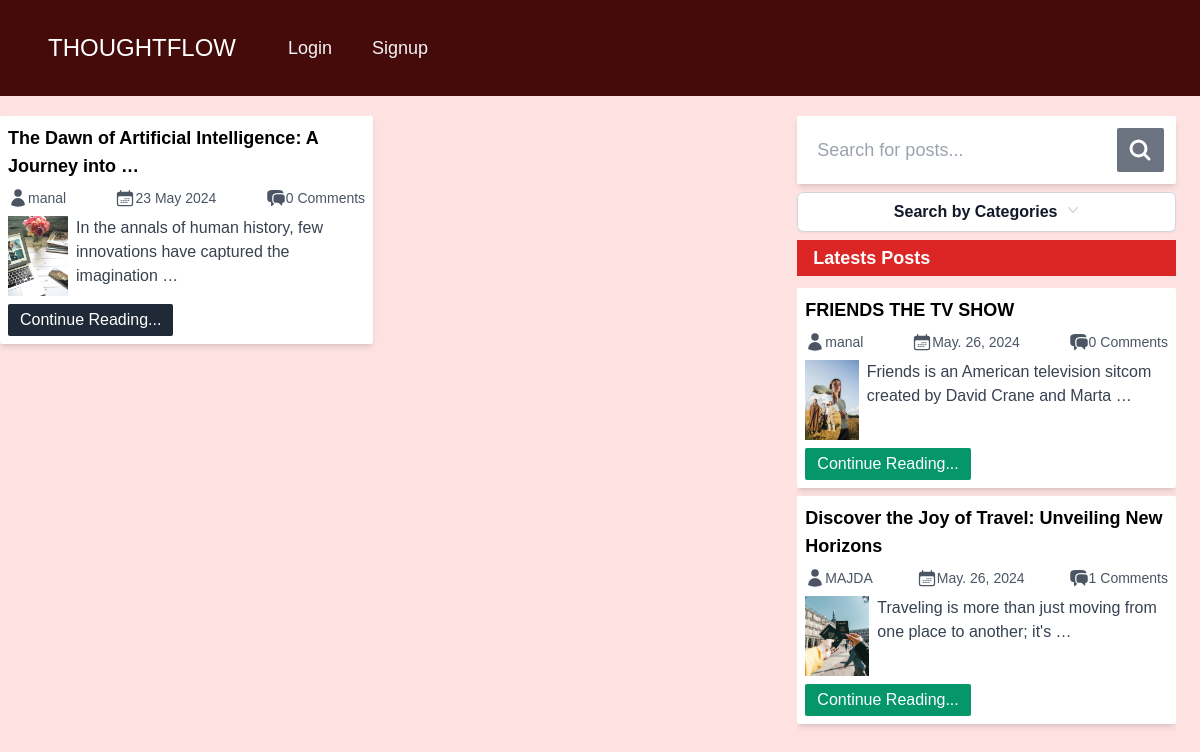
Page /posts/Technology/ on the committed database.
### base/models.py (models this page shows, shortened)
class Post(models.Model):
    id = models.UUIDField(primary_key=True, max_length=15, editable=False, default=uuid.uuid4)
    title = models.CharField(max_length=250)
    slug = models.SlugField(max_length=300, unique_for_date='created',
    null = True, blank=True)
    author = models.ForeignKey(User, on_delete=models.CASCADE)
    body = models.TextField()
    image = models.ImageField(upload_to='bg_img/', default='default_bg_img.jpg')
    category = models.CharField(max_length=100)
    created = models.DateTimeField(auto_now_add=True)
    updated = models.DateTimeField(auto_now=True)
    @property
    def images_url(self):
        try:
            if self.image and hasattr(self.image, 'url'):
                return self.image.url
        except Exception as e:
            return None
    def get_absolute_url(self):
        try:
            return reverse('read_post', args=[str(self.id), self.slug])
        except Exception as e:
            return '/'
    class Meta:
        ordering = ['-created']
        indexes = [models.Index(fields=['created'])]

### base/views.py (the view)
# urls.py: path('posts/<str:category>/', views.post_categories,
def post_categories(request,category):
    posts = Post.objects.filter(category=category)
    recent_posts = Post.objects.all()[0:2]
    categ = Category.objects.all()
    return render(request, 'index.html', {
        'posts': posts,
        'recent_posts': recent_posts,
        'categ' : categ,
        })

### base/models.py (called while the page is built)
    def __str__(self) -> str:
        return self.title

### base/templates/index.html (shortened to what this page needs)
{% load static %}
<!DOCTYPE html>
<html lang="en">
  <head>
    <link rel="stylesheet" href="{% static 'style.css' %}" />
    <link rel="stylesheet" href="{% static 'navbar.css' %}">
  </head>
  <body class="h-14 bg-red-100">
    <nav class="bg-red-950 p-4">
      <div class="mx-auto max-w-7xl px-4 sm:px-6 lg:px-8">
          <div class="flex h-16 items-center justify-between">
              <div class="flex items-center">
                  <div class="flex-shrink-0">
                      <a class="text-2xl text-white" href="#">THOUGHTFLOW</a>
                  </div>
                  <div class="hidden md:block">
                      <div class="ml-10 flex items-baseline space-x-4">
                          {% if user.is_authenticated %}
                          <a href="{% url 'create_post' %}" class="text-gray-100 hover:bg-gray-700 hover:text-white rounded-md px-3 py-2 text-lg font-medium create-post-btn hover-crayon" aria-current="page">Create Post</a>
                          {% else %}
                          <a href="{% url 'login' %}" class="text-gray-100 hover:bg-gray-700 hover:text-white rounded-md px-3 py-2 text-lg font-medium">Login</a>
                          <a href="{% url 'register' %}" class="text-gray-100 hover:bg-gray-700 hover:text-white rounded-md px-3 py-2 text-lg font-medium">Signup</a>
                          {% endif %}
                      </div>
                  </div>
              </div>
          </div>
      </div>
    </nav>
    <main
      class="mt-5 grid grid-cols-1 md:grid-cols-2 lg:grid-cols-3 gap-5 md:w-[98%] md:h-[80vh]"
    >
      <section
        class="flex justify-between flex-wrap gap-3 col-span-1 lg:col-span-2 md:overflow-y-scroll scrollbar-hide"
      >
        {% for post in posts %}
        <div
          class="w-full h-fit lg:w-[48%] rounded-sm shadow-md bg-white flex flex-col p-2"
        >
          <h2 class="font-semibold text-lg">
            {{ post.title|truncatewords:8 }}
          </h2>
          <div class="w-full py-2 text-sm text-gray-600 flex justify-between">
            <div class="flex">
              <a href="{% url 'profile' post.author.username post.author.id%}"
                >{{ post.author }}</a
              >
            </div>
            <div class="flex">
              <p>{{ post.created|date:"d M Y" }}</p>
            </div>
            <div class="flex">
              <p>{{ post.comments.count }} Comments</p>
            </div>
          </div>
          <div class="w-full flex gap-2 justify-between">
            <img
              class="w-20 h-20"
              src="{{post.images_url|default_if_none:'images/bg_img/default_bg_img.jpg'}}"
              alt=""
              srcset=""
            />
            <p class="text-left text-gray-700">
              {{ post.body|truncatewords:12 }}
            </p>
          </div>
          <a
            href="{{ post.get_absolute_url }}"
            class="w-fit mt-2 text-white bg-gray-800 px-3 py-1 rounded-sm"
            >Continue Reading...</a
          >
        </div>
        {% empty %}
        <h1 class="text-red-500 font-bold text-5xl">
          No posts found in this category..
        </h1>
        {% endfor %}
      </section>
      <section class="order-first md:order-last flex flex-col">
        <form
          class="bg-white p-3 rounded-sm flex justify-between gap-1 shadow-md"
          action=""
          method="get"
        >
          <input
            type="text"
            required
            name="search"
            class="w-full p-2 rounded-lg focus:outline-gray-200 text-lg"
            placeholder="Search for posts..."
          />
          <button
            type="submit"
            class="bg-gray-500 w-14 flex justify-center items-center rounded-sm text-white"
          >
            <svg
              xmlns="http://www.w3.org/2000/svg"
              fill="none"
              viewBox="0 0 24 24"
              stroke-width="3.0"
              stroke="currentColor"
              class="w-6 h-6"
            >
              <path
                stroke-linecap="round"
                stroke-linejoin="round"
                d="M21 21l-5.197-5.197m0 0A7.5 7.5 0 105.196 5.196a7.5 7.5 0 0010.607 10.607z"
              />
            </svg>
          </button>
        </form>
        <div class="my-2 relative float-right inline-block text-left">
          <div>
            <button
              type="button"
              class="inline-flex w-full justify-center gap-x-1.5 rounded-md bg-white px-3 py-2 text-md font-semibold text-gray-900 shadow-sm ring-1 ring-inset ring-gray-300 hover:bg-gray-50"
              id="categories-menu-button"
              aria-expanded="true"
              aria-haspopup="true"
            >
              Search by Categories
              <svg
                class="-mr-1 h-5 w-5 text-gray-300"
                viewBox="0 0 20 20"
                fill="currentColor"
                aria-hidden="true"
              >
                <path
                  fill-rule="evenodd"
                  d="M5.23 7.21a.75.75 0 011.06.02L10 11.168l3.71-3.938a.75.75 0 111.08 1.04l-4.25 4.5a.75.75 0 01-1.08 0l-4.25-4.5a.75.75 0 01.02-1.06z"
                  clip-rule="evenodd"
                />
              </svg>
            </button>
          </div>
        </div>
        <div class="hidden md:flex flex-col relative">
          <h1
            class="bg-red-600 text-lg font-bold px-4 mb-1 py-1 text-white capitalize"
          >
            Latests Posts
          </h1>
          <div class="lg:h-[55vh] overflow-y-scroll scrollbar-hide">
            {% for post in recent_posts %}
            <div
              class="w-full my-2 h-fit rounded-sm shadow-md bg-white flex flex-col p-2"
            >
              <h2 class="font-semibold text-lg">
                {{ post.title|truncatewords:9 }}
              </h2>
              <div
                class="w-full py-2 text-sm text-gray-600 flex justify-between"
              >
                <div class="flex">
                  <a
                    href="{% url 'profile' post.author.username post.author.id %}"
                    >{{ post.author }}</a
                  >
                </div>
                <div class="flex">
                  <p>{{ post.created|date:"M. d, Y" }}</p>
                </div>
                <div class="flex">
                  <p>{{ post.comments.count }} Comments</p>
                </div>
              </div>
              <div class="w-full flex gap-2 justify-between">
                <img
                  class="w-20 h-20"
                  src="{{post.images_url|default_if_none:'images/bg_img/default_bg_img.jpg'}}"
                  alt=""
                  srcset=""
                />
                <p class="text-left text-gray-700">
                  {{ post.body|truncatewords:12 }}
                </p>
              </div>
              <a
                href="{{ post.get_absolute_url }}"
                class="w-fit mt-2 text-white bg-emerald-600 px-3 py-1 rounded-sm"
                >Continue Reading...</a
              >
            </div>
            {% endfor %}
          </div>
        </div>
      </section>
    </main>
  </body>
</html>

### THOUGHTFLOW_blog/static/navbar.css (style rules this page uses)
body { margin: 0; font-family: Arial, sans-serif; }

### rows in the picture
Post: title "The Dawn of Artificial Intelligence: A Journey into …", author "manal", created "23 May 2024", comments.count "0", images_url (picture), body "In the annals of human history, few innovations have captured the imagination …"
Post: title "FRIENDS THE TV SHOW", author "manal", created "May. 26, 2024", comments.count "0", images_url (picture), body "Friends is an American television sitcom created by David Crane and Marta …"
Post: title "Discover the Joy of Travel: Unveiling New Horizons", author "MAJDA", created "May. 26, 2024", comments.count "1", images_url (picture), body "Traveling is more than just moving from one place to another; it's …"
